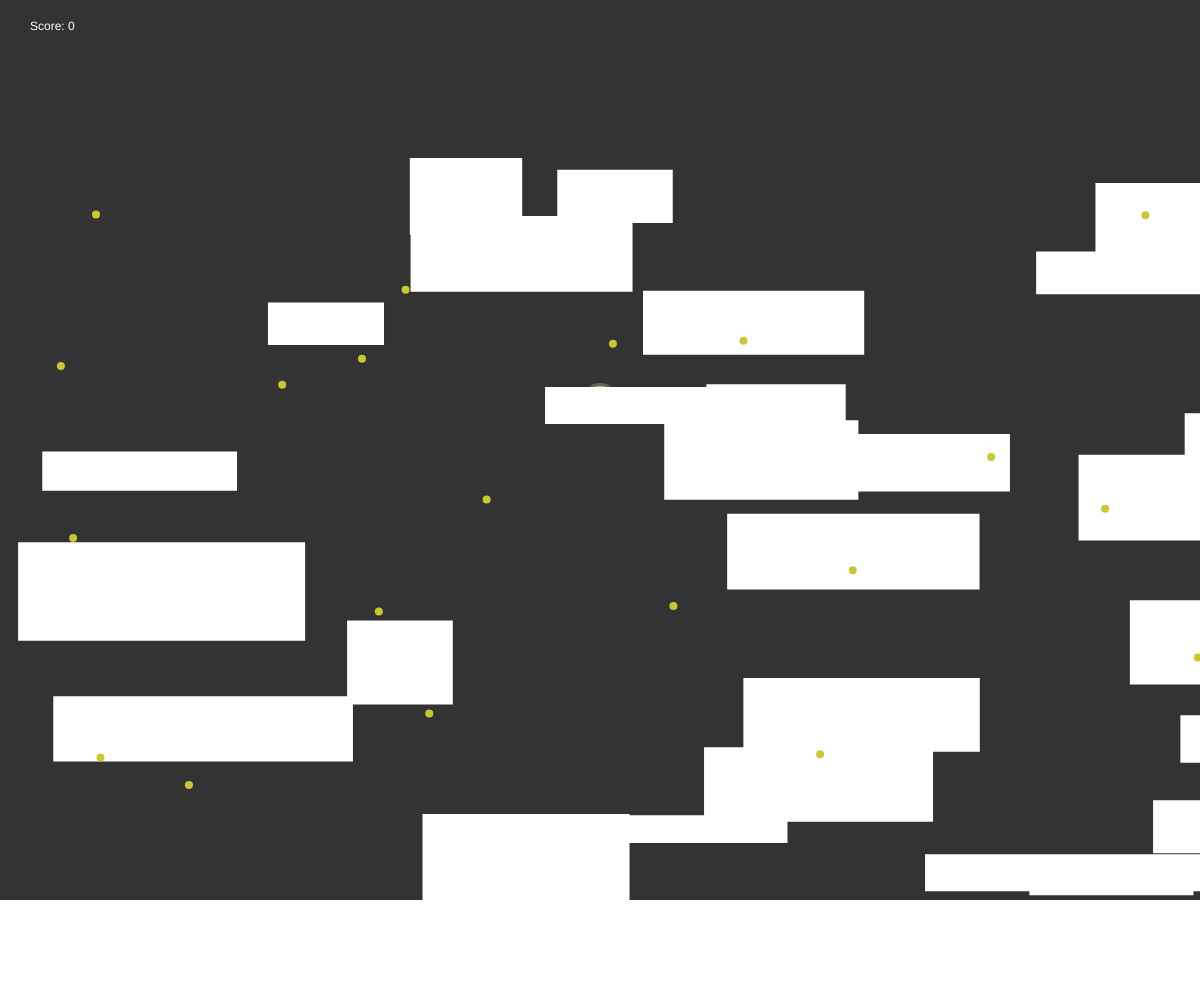
Frame 1 (no input)
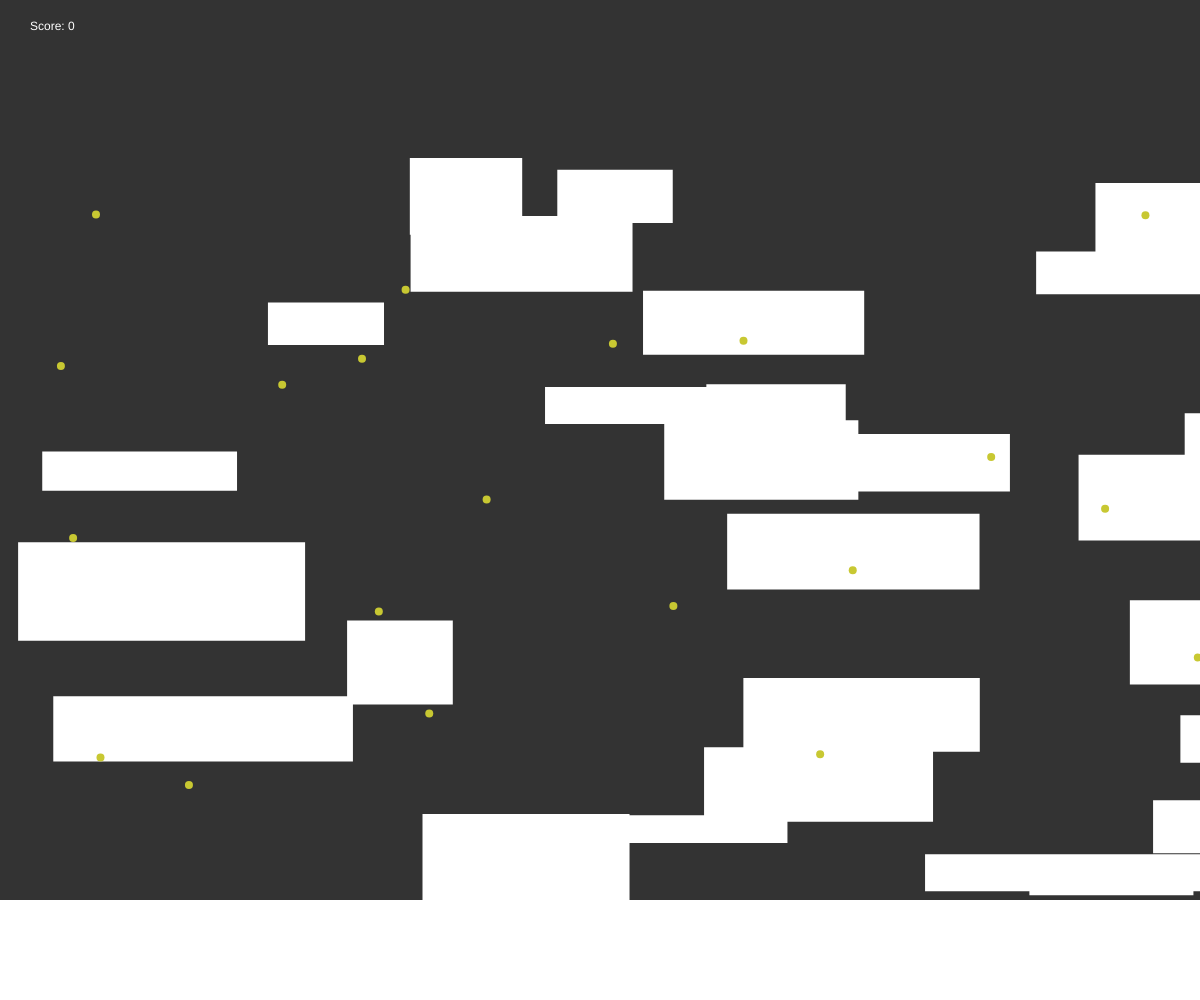
Frame 60 (no input)
Frame 120 (the mouse pressed at the canvas centre since frame 60): identical to frame 60, image omitted

The p5.js sketch that drew these frames (run headless with seeded random() and noise() and a simulated clock; from frame 60 on, the mouse is pressed at the canvas centre):

// p5.js sketch
// ── sketch.js
let player;
let boxes = [];
let coins = [];
let N = 300;
let COINS = 150;

function setup() {
	createCanvas(innerWidth, innerHeight);
	player = new Player(width/2, 400);

	// Boite du sol
	boxes.push(new Box(0, height-100, width * 10, 100));

	for (let i = 0; i < N; i++) {
		boxes.push(new Box(
			random(0, width * 10),
			random(height-850, height),

			random(100, 300),
			random(25, 100)
		));
	}

	for (let i = 0; i < COINS; i++) {
		coins.push(
			new Coin(random(0, 1920 * 5), random(200, 800))
		)
	}

	frameRate(60);
}

function draw() {
	player.inputs();
	player.move();

	player.boxCollision(boxes);
	player.checkAllCoins(coins);

	worldOffset += worldOffsetVel;
	worldOffsetVel *= 0.92;

	background(51);
	
	player.draw();

	boxes.forEach(box => {
		box.draw();
	});

	coins.forEach(coin => {
		coin.draw();
	});
}
// ── Box.js
let worldOffset = 0;
let worldOffsetVel = 0;

class Box {
	constructor(x, y, w, h, r=255, g=255, b=255) {
		this.x = x;
		this.y = y;
		this.w = w;
		this.h = h;
		this.color = color(r,g,b);
	}

	draw() {
		noStroke();
		fill(this.color);
		rect(this.getXWithOffset(), this.y, this.w, this.h);
	}

	getXWithOffset() {
		return this.x + worldOffset;
	}

	static edge(a, b, t) {
		return Math.abs(a - b) < t
	}

	collision(player) {
		
		// Si on est en haut/bas de la boite
		let isInXRange = (
			player.x >= this.getXWithOffset() -          (player.size / 2) &&
			player.x <= this.getXWithOffset() + this.w + (player.size / 2)
		);

		// Si on est aux cotés gauche droite de la boite
		let isInYRange = (
			player.y >= this.y -          (player.size / 2) && 
			player.y <= this.y + this.h + (player.size / 2)
		);


		if (isInXRange) {
			let isCollidingTop = Box.edge(player.y, this.y - (player.size / 2) + 8, 8);
			let isCollidingBottom = Box.edge(player.y, this.y + this.h + (player.size / 2) - 8, 8);

			if (isCollidingBottom) {
				// rebondir vers le bas!
				console.log('BOTTOM')
				player.ay += -1.5 * player.vy;
				player.vy = 0;

				player.y = max(player.y, this.y + this.h + (this.size / 2));
				player.move();



				return true;
			} else if (isCollidingTop) {
				// s'arreter
				player.ay = 0;
				player.vy = 0;

				// permettre de sauter
				player.canJump = true;

				// limiter
				player.y = min(player.y, this.y - (player.size / 2));

				return true;
			}
		}

		// Les cotés
		if (isInYRange) {
			let isCollidingLeft = Player.approx(player.x , this.getXWithOffset() - (player.size / 2.5) + 10, 10);
			let isCollidingRight = Player.approx(player.x , this.getXWithOffset() + this.w + (player.size / 2.5) - 10, 10);

			if (isCollidingLeft) {
				// Coté gauche
				worldOffsetVel = -0.99 * worldOffsetVel;
				//worldOffset = min(worldOffset, this.getXWithOffset() - (this.size / 2));
				player.canJump = true;
				return true;

			} else if (isCollidingRight) {
				worldOffsetVel = -0.99 * worldOffsetVel;
				//worldOffset = max(worldOffset, this.getXWithOffset() + this.w + (this.size / 2));
				player.canJump = true;
				return true;
			}
		}

		return true;
	}
}
// ── Coin.js
class Coin {
	constructor(x, y) {
		this.x = x;
		this.y = y;
	}

	draw() {
		fill(200, 200, 50);
		circle(this.x + worldOffset, this.y, 8);
	}
}
// ── Player.js

class Player {
	constructor(x, y) {
		// Pos
		this.x = x;
		this.y = y;

		// Vel
		this.vx = 0;
		this.vy = 0;

		// Acc
		this.ax = 0;
		this.ay = 0;

		this.size = 32;

		this.score = 0;

		this.canJump = false;
	}

	inputs() {
		// KEYBOARD INPUT
		if (keyIsDown(UP_ARROW)) {
			if (this.canJump) {
				this.ay -= 20;
				this.y -= 1;
				this.move();
			};
			this.canJump = false;
		}

		if (keyIsDown(DOWN_ARROW)) {
			this.vy = this.vy + 1;
		}

		if (keyIsDown(LEFT_ARROW)) {
			// this.vx = this.vx - 1;
			worldOffsetVel += 1;
		}

		if (keyIsDown(RIGHT_ARROW)) {
			// this.vx = this.vx + 1;
			worldOffsetVel -= 1;
		}
	}

	draw() {
		stroke(100);
		strokeWeight(3);
		fill(`#88e03d`);
		circle(this.x, this.y, this.size);

		line(
			this.x, this.y,
			this.x - worldOffsetVel * 3,
			this.y - this.vy * 3
		);

		fill(255);
		noStroke();
		text('Score: ' + this.score, 30, 30)
	}

	static approx(a, b, t) {
		return Math.abs(a - b) < t
	}

	boxCollision(boxes) {
		let allowInvert = true;
		boxes.filter(box => (box.x + worldOffset) < 1920).forEach(box => {
			allowInvert = box.collision(this);
		});
	}


	checkAllCoins(coins) {
		coins.forEach((coin, i) => {
			if (this.collisionCoin(coin.x, coin.y)) {
				this.score ++;
				coins.splice(i, 1);
			}
		});
	}

	collisionCoin(cx, cy) {
		let d = dist(this.x, this.y, cx + worldOffset, cy);

		if (d < (this.size/2 + 4)) {
			return true;
		}

		return false;
	}

	move() {
		this.vy += 0.6;

		this.vx = this.vx + this.ax;
		this.vy = this.vy + this.ay;

		this.vx = min(max(-10, this.vx), 10);
		this.vy = min(max(-20, this.vy), 10);

		this.x = this.x + this.vx;
		this.y = this.y + this.vy;

		this.vx = this.vx * 0.96;
		this.vy = this.vy * 0.96;

		this.ax = 0;
		this.ay = 0;
	}
}
